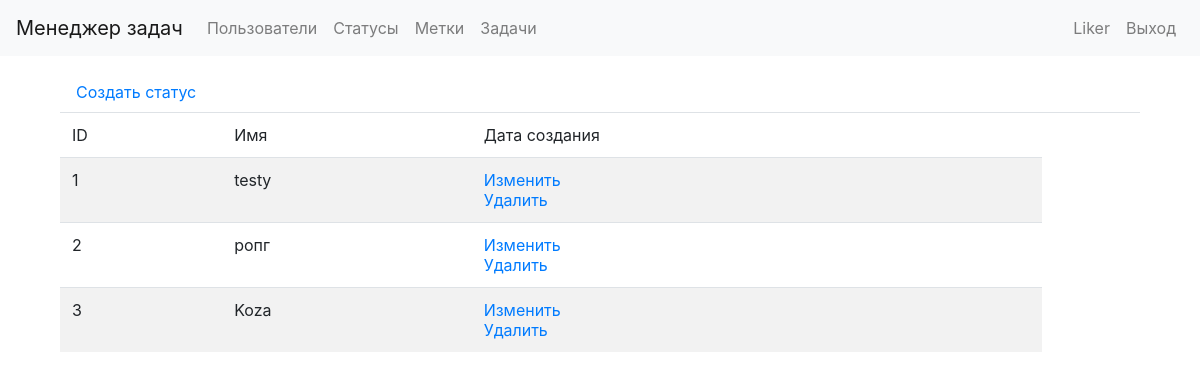
Page /statuses/ (signed in) on the committed database.
### task_manager/users/models.py (models this page shows, shortened)
class User(AbstractUser):
    class Meta:
        verbose_name = gettext_lazy('User')
        verbose_name_plural = gettext_lazy('Users')
        ordering = ['id']

### task_manager/statuses/models.py (models this page shows, shortened)
class Status(models.Model):
    name = models.CharField(
        max_length=MAX_LENGTH,
        unique=True,
        verbose_name=gettext_lazy('Name')
    )
    created_at = models.DateTimeField(
        auto_now_add=True,
        verbose_name=gettext_lazy('Date of create'),
    )
    class Meta:
        verbose_name = gettext_lazy('Status')
        ordering = ['id']

### task_manager/statuses/views.py (the view)
# urls.py: path('', StatusList.as_view(), name='list'),
class StatusList(LoginRequiredMixin, ListView):
    model = Status
    template_name = STATUS
    context_object_name = 'statuses'
    def get_context_data(self, **kwargs):
        context = super().get_context_data(**kwargs)
        context[TITLE] = LIST_TITLE
        return context

### task_manager/templates/statuses.html (shortened to what this page needs)
{% extends 'base.html' %}
{% load i18n %}
{% block content %}
<div class="container wrapper">
    <a class="nav-link" href="{% url 'statuses:create' %}">Создать статус</a>
    <table class="table table-striped">
        <thead>
            <tr>
                <td>ID</td>
                <td>{% translate "Name" %}</td>
                <td>{% translate "Date of creation" %}</td>
                <td></td>
            </tr>
        </thead>
        <tbody>
            {% for status in statuses %}
            <tr>
                <td>{{ status.id }}</td>
                <td>{{ status.name }}</td>
                <td>
                    <a href="{% url 'statuses:change' status.id %}">{% translate "Change" %}</a>
                    <br>
                    <a href="{% url 'statuses:delete' status.id %}">{% translate "Delete" %}</a>
                </td>
            </tr>
            {% endfor %}
        </tbody>
    </table>
</div>
{% endblock %}

### task_manager/templates/base.html (shortened to what this page needs)
{% load i18n %}
{% load bootstrap4 %}
{% bootstrap_css %}
  <head>
  </head>
  <body class="d-flex flex-column min-vh-100">
    <nav class="navbar navbar-expand-lg navbar-light bg-light mb-3">
      <a class="navbar-brand" href="/">Менеджер задач</a>
      <div class="navbar-collapse collapse" id="navbarToggleExternalContent" style>
        <ul class="navbar-nav mr-auto">
          <li class="nav-item">
            <a class="nav-link" href="{% url 'users:list' %}">Пользователи</a>
          </li>
          {% if user.is_authenticated %}
          <li class="nav-item">
            <a class="nav-link" href="{% url 'statuses:list' %}">Статусы</a>
          </li>
          <li class="nav-item">
            <a class="nav-link" href="{% url 'labels:list' %}">Метки</a>
          </li>
          <li class="nav-item">
            <a class="nav-link" href="{% url 'tasks:list' %}">Задачи</a>
          </li>
          {% endif %}
        </ul>
        <ul class="navbar-nav">
        {% if user.is_authenticated %}
          <li class="nav-item">
            <span class="nav-link">{{ user.username }}</span>
          </li>
          <li class="nav-item">
            <a class="nav-link" href="{% url 'logout' %}">Выход</a>
          </li>
        {% endif %}
        </ul>
      </div>
    </nav>
    <div class="container wrapper flex-grow-1">
      {% block content %}{% endblock %}
    </div>
  </body>

### rows in the picture
User: username "Liker"
Status: id "1", name "testу"
Status: id "2", name "ропг"
Status: id "3", name "Koza"
